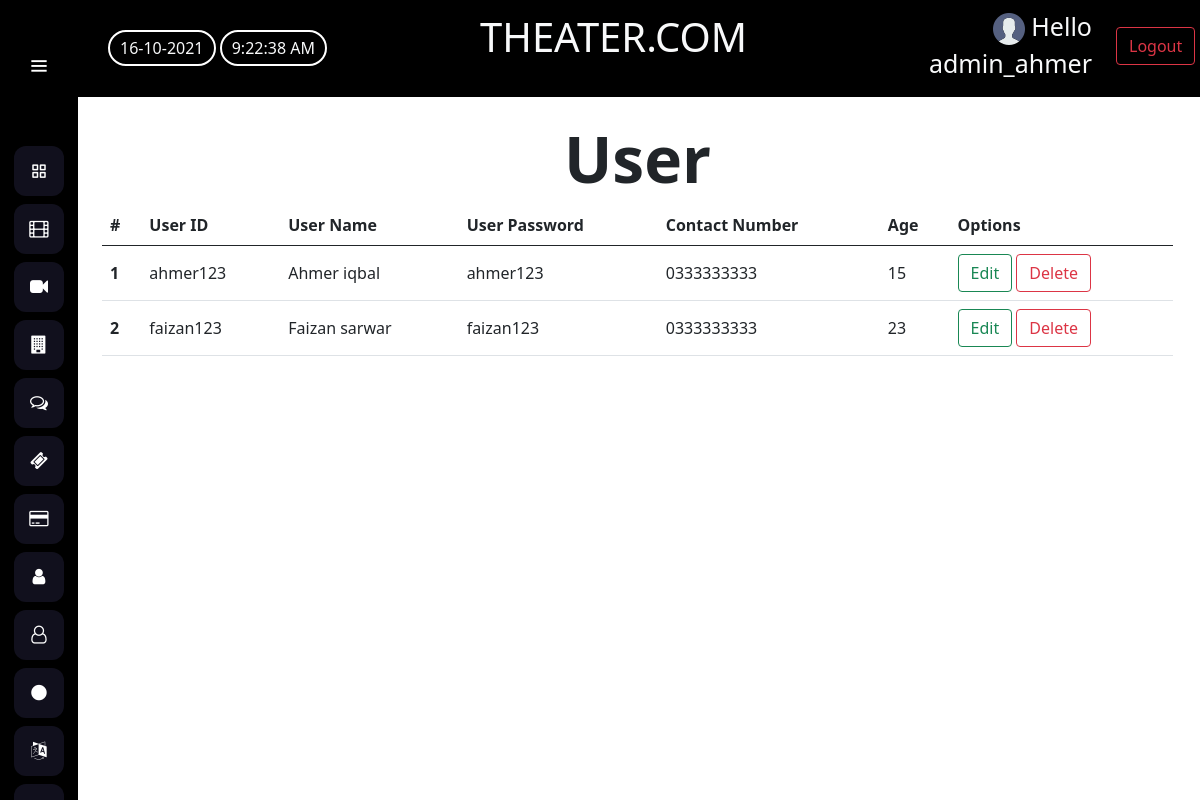
The page /Dashboard/user-index.php (signed in) on the database as committed earlier.
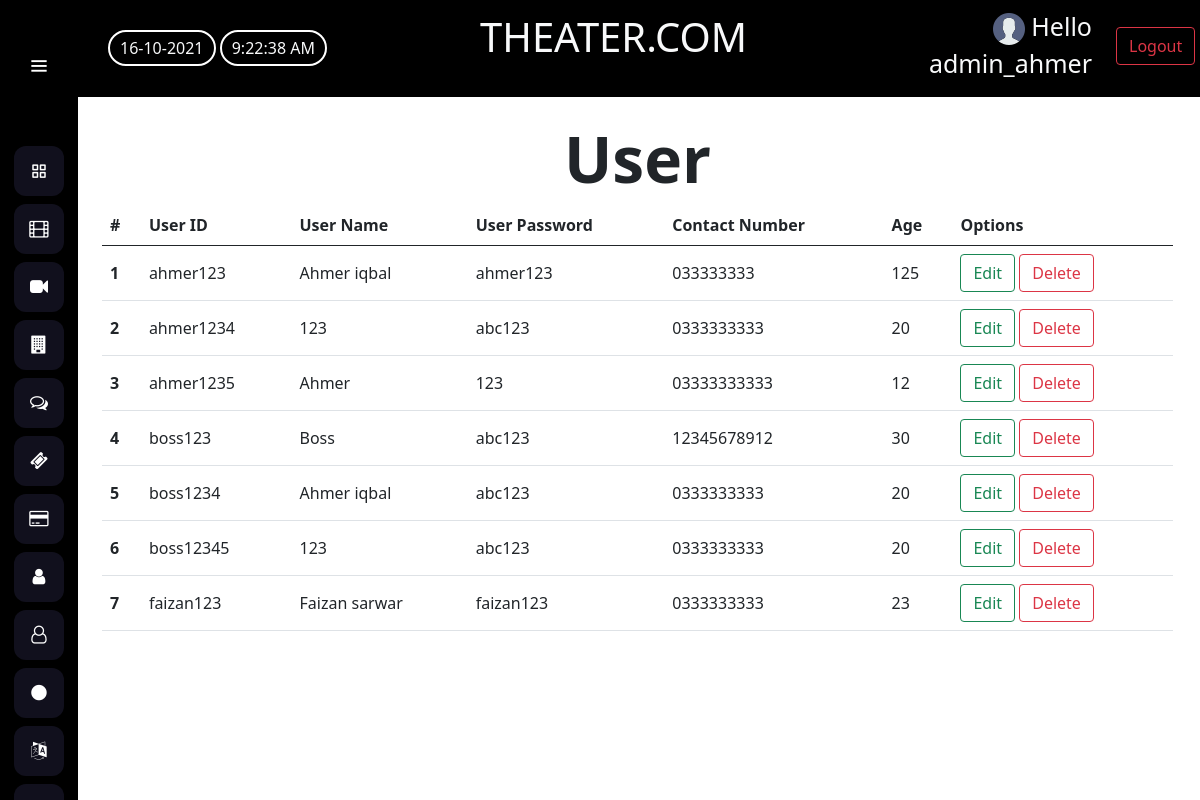
The same page on the database as committed later.
### tables this page shows
CREATE TABLE `user` (
  `user_id` char(20) NOT NULL,
  `user_name` char(100) NOT NULL,
  `user_password` char(100) NOT NULL,
  `user_contactNo` char(11) DEFAULT NULL,
  `user_age` int(100) NOT NULL
);

### Dashboard/user-index.php (the view, shortened to what this page needs)
<!DOCTYPE html>
<html lang="en" dir="ltr">
<head>
</head>
<body>
    <?php
        if(isset($_SESSION['Admin']))
        {
        include '..\Assets\dashboard header.php';
    ?>
    <br>
    <section class="home-section-1">
        <div class="heading">
            <h1 class="display-3 text-center">User</h1>
        </div>
        <div class="container">
            <table class="table table-hover align-middle">
                <thead>
                    <tr>
                        <th scope="col">#</th>
                        <th scope="col">User ID</th>
                        <th scope="col">User Name</th>
                        <th scope="col">User Password</th>
                        <th scope="col">Contact Number</th>
                        <th scope="col">Age</th>
                        <th>Options</th>
                    </tr>
                </thead>
                <tbody>
                    <?php
                            $conn = mysqli_connect('localhost', 'root', '', 'movie_booking_system');
                            $query = "SELECT * FROM user";
                            $result = mysqli_query($conn, $query);
                            $serial = 1;
                            while($row = mysqli_fetch_array($result)){
                                echo    '<tr>
                                            <th scope="row">'.$serial.'</th>
                                            <td>'.$row['user_id'].'</td>
                                            <td>'.$row['user_name'].'</td>
                                            <td>'.$row['user_password'].'</td>
                                            <td>'.$row['user_contactNo'].'</td>
                                            <td>'.$row['user_age'].'</td>
                                            <td>
                                                <a href="user-form.php?editId='.$row['user_id'].'" class="btn btn-outline-success">Edit</a>
                                                <button type="button" class="btn btn-outline-danger" onclick="del(this, '.$row['user_id'].'")">Delete</button>
                                                <a href="data-delete.php?userDelete='.$row['user_id'].'" class="btn btn-outline-danger" id="'.$row['user_id'].'" style="display: none;">Confirm Delete</a>
                                            </td>
                                        </tr>';
                                $serial++;
                            }
                        ?>
                </tbody>
            </table>
        </div>
    </section>
    <?php
        }
        else{
            header('location:admin-login.php');
        }
    ?>
</body>
</html>

### Assets/dashboard header.php
<section class="home-section py-0">
        <div class="text w-100 py-0">
            <div class="row">
                <div class="col-4 align-self-center">
                    <div class="text mt-4">
                        <h6 class="text-light"><span id="date"></span> <span id="time"></span></h6>
                    </div>
                </div>
                <div class="col-4 align-self-center">
                    <div class="text py-0">
                        <h1 class="text-center text-light">THEATER.COM</h1>
                    </div>
                </div>
                <div class="col-3 align-self-center">
                    <div class="text-end">
                        <div class="dropdown">
                            <span class="text-light text-left">
                                <img src="../Media/user.png" alt="profile">
                                <span style="text-align: left;">
                                <?php
                                    echo 'Hello '. $_SESSION['Admin'];
                                ?>
                                </span>
                            </span>
                        </div>
                    </div>
                </div>
                <div class="col-1 align-self-center">
                    <div class="text-end">
                        <div class="dropdown">
                            <a href="admin-logout.php?logoutAdmin" class="btn btn-logout btn-outline-danger">
                                Logout
                            </a>
                        </div>
                    </div>
                </div>
            </div>
        </div>
    </section>

### Stylesheet/style.css (style rules this page uses)
* { margin: 0; padding: 0; box-sizing: border-box; font-family: "Segoe UI", Tahoma, Geneva, Verdana, sans-serif; }
html, .body { width: 100%; height: 100%; display: table; }
a { text-decoration: none; }
img { box-shadow: 1px 1px 5px 1px rgba(0, 0, 0, 0.1); border-radius: 5px; }
.heading h1 { font-weight: 400; }
.heading h1 { font-weight: 500; }

### Stylesheet/dashboard.css (style rules this page uses)
* { margin: 0; padding: 0; box-sizing: border-box; }
body { box-sizing: border-box; width: 100%; background-color: white !important; }
ol, ul { padding-left: 0; }
.sidebar { position: fixed; left: 0; top: 0; height: 100%; width: 78px; background: black; padding: 6px 14px; z-index: 99; transition: all 0.5s ease; }
.sidebar .logo-details { height: 120px; display: flex; align-items: center; position: relative; }
.sidebar .logo-details #btn { position: absolute; top: 50%; right: 0; transform: translateY(-50%); font-size: 22px; transition: all 0.4s ease; font-size: 23px; text-align: center; cursor: pointer; transition: all 0.5s ease; }
.sidebar i { color: #fff; height: 60px; min-width: 50px; font-size: 28px; text-align: center; line-height: 60px; }
.sidebar .nav-list { margin-top: 20px; height: 100%; }
.sidebar li { position: relative; margin: 8px 0; list-style: none; }
.sidebar li a { color: red !important; display: flex; height: 100%; width: 100%; border-radius: 12px; align-items: center; text-decoration: none; transition: all 0.4s ease; background: #11101D; }
.sidebar li i { height: 50px; line-height: 50px; font-size: 18px; border-radius: 12px; }
.home-section { position: relative; background: black; top: 0; left: 78px; width: calc(100% - 78px); transition: all 0.5s ease; z-index: 2; box-sizing: border-box; }
.home-section .text { display: inline-block; color: #11101d; overflow: hidden; padding: 15px; font-size: 25px; font-weight: 500; }
.home-section-1 { position: relative; top: 0; left: 90px; width: calc(100% - 105px); transition: all 0.5s ease; z-index: 2; }
.heading h1 { font-weight: 600; }
#date, #time { border: 2px solid white; padding: 5px 10px; border-radius: 30px; }

Rows that differ between the two databases and show on the page:
changed user "ahmer123": user_contactNo "0333333333" → "033333333"; user_age "15" → "125"
added user: user_id "ahmer1234", user_name "123", user_password "abc123", user_contactNo "0333333333", user_age "20"
added user: user_id "ahmer1235", user_name "Ahmer", user_password "123", user_contactNo "03333333333", user_age "12"
added user: user_id "boss123", user_name "Boss", user_password "abc123", user_contactNo "12345678912", user_age "30"
added user: user_id "boss1234", user_name "Ahmer iqbal", user_password "abc123", user_contactNo "0333333333", user_age "20"
added user: user_id "boss12345", user_name "123", user_password "abc123", user_contactNo "0333333333", user_age "20"
